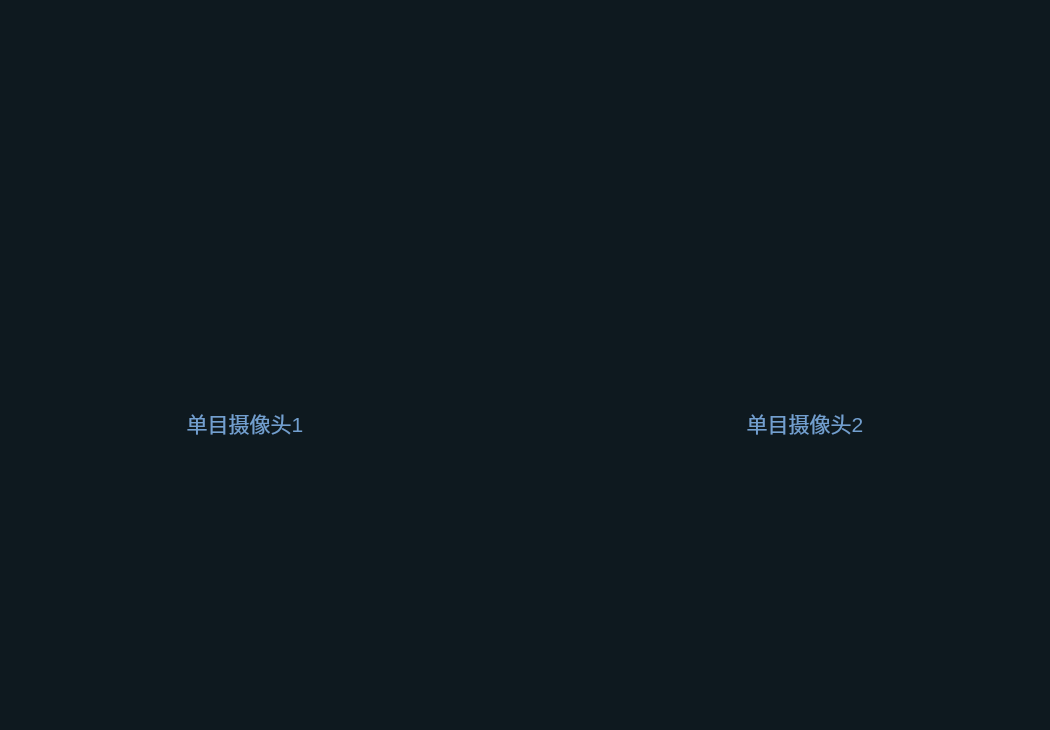
<?xml version="1.0" encoding="UTF-8"?>
<ui version="4.0">
 <class>detectForm</class>
 <widget class="QWidget" name="detectForm">
  <property name="geometry">
   <rect>
    <x>0</x>
    <y>0</y>
    <width>1050</width>
    <height>730</height>
   </rect>
  </property>
  <property name="windowTitle">
   <string>Form</string>
  </property>
  <property name="styleSheet">
   <string notr="true">QWidget {
	background-color: rgb(14,25,31);
}</string>
  </property>
  <widget class="QWidget" name="widget_3" native="true">
   <property name="geometry">
    <rect>
     <x>550</x>
     <y>100</y>
     <width>500</width>
     <height>300</height>
    </rect>
   </property>
   <property name="styleSheet">
    <string notr="true">QWidget{
	background-color:transparent;
}</string>
   </property>
   <widget class="QWidget" name="widget_5" native="true">
    <property name="geometry">
     <rect>
      <x>30</x>
      <y>18</y>
      <width>440</width>
      <height>264</height>
     </rect>
    </property>
    <property name="styleSheet">
     <string notr="true">QWidget {
	background-image:  url(:/images/VCG211389539661.jpg);
}</string>
    </property>
   </widget>
  </widget>
  <widget class="QPushButton" name="pushButton">
   <property name="geometry">
    <rect>
     <x>10</x>
     <y>90</y>
     <width>61</width>
     <height>20</height>
    </rect>
   </property>
   <property name="styleSheet">
    <string notr="true">QPushButton {
	border: none;
	background-color: transparent;
}</string>
   </property>
   <property name="text">
    <string/>
   </property>
   <property name="icon">
    <iconset resource="res.qrc">
     <normaloff>:/images/suspension.png</normaloff>:/images/suspension.png</iconset>
   </property>
   <property name="iconSize">
    <size>
     <width>35</width>
     <height>35</height>
    </size>
   </property>
  </widget>
  <widget class="QPushButton" name="pushButton_4">
   <property name="geometry">
    <rect>
     <x>980</x>
     <y>90</y>
     <width>61</width>
     <height>20</height>
    </rect>
   </property>
   <property name="styleSheet">
    <string notr="true">QPushButton {
	border: none;
	background-color: transparent;
}</string>
   </property>
   <property name="text">
    <string/>
   </property>
   <property name="icon">
    <iconset resource="res.qrc">
     <normaloff>:/images/suspension.png</normaloff>:/images/suspension.png</iconset>
   </property>
   <property name="iconSize">
    <size>
     <width>35</width>
     <height>35</height>
    </size>
   </property>
  </widget>
  <widget class="QPushButton" name="pushButton_3">
   <property name="geometry">
    <rect>
     <x>560</x>
     <y>90</y>
     <width>61</width>
     <height>20</height>
    </rect>
   </property>
   <property name="styleSheet">
    <string notr="true">QPushButton {
	border: none;
	background-color: transparent;
}</string>
   </property>
   <property name="text">
    <string/>
   </property>
   <property name="icon">
    <iconset resource="res.qrc">
     <normaloff>:/images/suspension.png</normaloff>:/images/suspension.png</iconset>
   </property>
   <property name="iconSize">
    <size>
     <width>35</width>
     <height>35</height>
    </size>
   </property>
  </widget>
  <widget class="QPushButton" name="pushButton_2">
   <property name="geometry">
    <rect>
     <x>430</x>
     <y>90</y>
     <width>61</width>
     <height>20</height>
    </rect>
   </property>
   <property name="styleSheet">
    <string notr="true">QPushButton {
	border: none;
	background-color: transparent;
}</string>
   </property>
   <property name="text">
    <string/>
   </property>
   <property name="icon">
    <iconset resource="res.qrc">
     <normaloff>:/images/suspension.png</normaloff>:/images/suspension.png</iconset>
   </property>
   <property name="iconSize">
    <size>
     <width>35</width>
     <height>35</height>
    </size>
   </property>
  </widget>
  <widget class="QWidget" name="widget" native="true">
   <property name="geometry">
    <rect>
     <x>0</x>
     <y>100</y>
     <width>500</width>
     <height>300</height>
    </rect>
   </property>
   <property name="styleSheet">
    <string notr="true">QWidget{
	background-color:transparent;
}</string>
   </property>
   <widget class="QWidget" name="widget_2" native="true">
    <property name="geometry">
     <rect>
      <x>30</x>
      <y>18</y>
      <width>440</width>
      <height>264</height>
     </rect>
    </property>
    <property name="styleSheet">
     <string notr="true">QWidget {
	background-image:  url(:/images/VCG211389539661.jpg);
}</string>
    </property>
   </widget>
  </widget>
  <widget class="QPushButton" name="pushButton_datasearch_3">
   <property name="geometry">
    <rect>
     <x>480</x>
     <y>500</y>
     <width>75</width>
     <height>51</height>
    </rect>
   </property>
   <property name="sizePolicy">
    <sizepolicy hsizetype="Minimum" vsizetype="Preferred">
     <horstretch>0</horstretch>
     <verstretch>0</verstretch>
    </sizepolicy>
   </property>
   <property name="maximumSize">
    <size>
     <width>16777215</width>
     <height>100000</height>
    </size>
   </property>
   <property name="styleSheet">
    <string notr="true">QPushButton {
   border:none;
	background-color: transparent;
}</string>
   </property>
   <property name="text">
    <string/>
   </property>
   <property name="icon">
    <iconset resource="res.qrc">
     <normaloff>:/images/hand.png</normaloff>:/images/hand.png</iconset>
   </property>
   <property name="iconSize">
    <size>
     <width>50</width>
     <height>50</height>
    </size>
   </property>
   <property name="default">
    <bool>true</bool>
   </property>
   <property name="flat">
    <bool>true</bool>
   </property>
  </widget>
  <widget class="QLabel" name="label_cloudUpload_3">
   <property name="geometry">
    <rect>
     <x>170</x>
     <y>410</y>
     <width>150</width>
     <height>25</height>
    </rect>
   </property>
   <property name="maximumSize">
    <size>
     <width>16777215</width>
     <height>25</height>
    </size>
   </property>
   <property name="font">
    <font>
     <pointsize>16</pointsize>
    </font>
   </property>
   <property name="styleSheet">
    <string notr="true">QLabel {
	color: rgb(114,159,207);
}</string>
   </property>
   <property name="text">
    <string>单目摄像头1</string>
   </property>
   <property name="alignment">
    <set>Qt::AlignCenter</set>
   </property>
  </widget>
  <widget class="QLabel" name="label_cloudUpload_4">
   <property name="geometry">
    <rect>
     <x>730</x>
     <y>410</y>
     <width>150</width>
     <height>25</height>
    </rect>
   </property>
   <property name="maximumSize">
    <size>
     <width>16777215</width>
     <height>25</height>
    </size>
   </property>
   <property name="font">
    <font>
     <pointsize>16</pointsize>
    </font>
   </property>
   <property name="styleSheet">
    <string notr="true">QLabel {
	color: rgb(114,159,207);
}</string>
   </property>
   <property name="text">
    <string>单目摄像头2</string>
   </property>
   <property name="alignment">
    <set>Qt::AlignCenter</set>
   </property>
  </widget>
 </widget>
 <resources>
  <include location="res.qrc"/>
 </resources>
 <connections/>
</ui>
